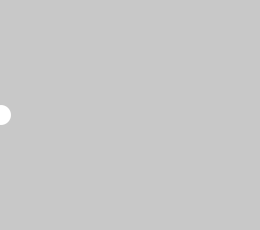
Frame 1 (no input)
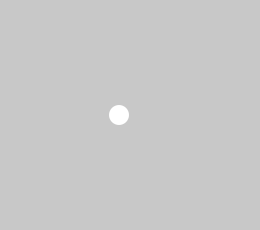
Frame 60 (the mouse pressed at the canvas centre just before this capture)
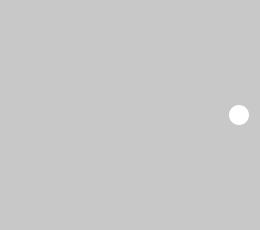
Frame 120 (the mouse held since frame 60 and released just before this capture)

The Processing sketch that drew these frames (run headless with seeded random() and noise(); from frame 60 on, the mouse is pressed at the canvas centre):

// Processing sketch: processing_78164
// ── processing_78164.pde

//VariablenTyp Name (=) Wert
int xPos = 1;
float kommaZahl = 0.4;


String textAbschnitt = "Creative Coding 2012";


void setup() {
  size(260, 230);

 noStroke();
 
}

void draw(){
  background(200);
  
  ellipse(xPos, height/2, 20, 20);
  
  xPos = xPos + 2;
  
  if(xPos > width){
    xPos = 0;
    fill(random(200, 255), random(200,255), random(200, 255));
  }
  println(xPos);
  
}
